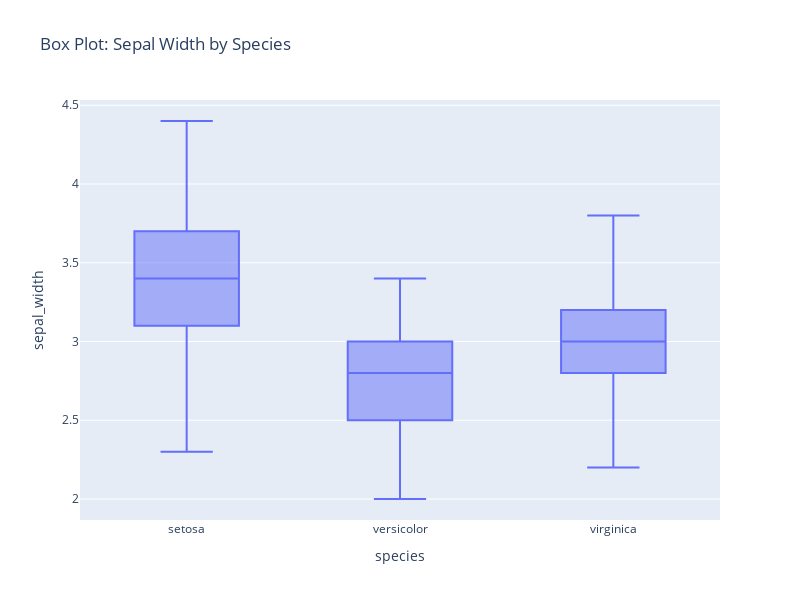

The notebook cell this image was saved under:
### Code cell
# Box Plot

box_fig = px.box(df, x="species", y="sepal_width", title="Box Plot: Sepal Width by Species")
box_fig.update_layout(width=800, height=600)
box_fig.show()

### Figure 1 — Plotly figure (JSON) as saved in the notebook; plotly's stock layout.template omitted (floating-point values rounded to 4 significant figures; data arrays with more than 128 entries replaced by an {"elided": "..."} marker saying what was removed)
{"data": [{"alignmentgroup": "True", "hovertemplate": "species=%{x}<br>sepal_width=%{y}<extra></extra>", "legendgroup": "", "marker": {"color": "#636efa"}, "name": "", "notched": false, "offsetgroup": "", "orientation": "v", "showlegend": false, "type": "box", "x": {"elided": "150 str values"}, "x0": " ", "xaxis": "x", "y": {"elided": "150 float values"}, "y0": " ", "yaxis": "y"}], "layout": {"boxmode": "group", "height": 600, "legend": {"tracegroupgap": 0}, "title": {"text": "Box Plot: Sepal Width by Species"}, "width": 800, "xaxis": {"anchor": "y", "autorange": true, "domain": [0, 1], "range": [-0.5, 2.5], "title": {"text": "species"}, "type": "category"}, "yaxis": {"anchor": "x", "autorange": true, "domain": [0, 1], "range": [1.867, 4.533], "title": {"text": "sepal_width"}, "type": "linear"}}}
